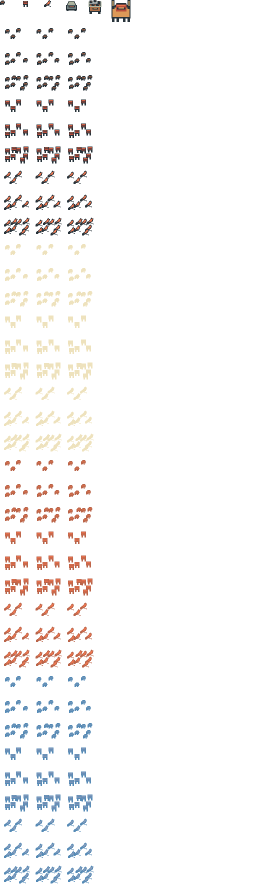
#> input picture games/coop-defense/assets/enemies.png, 512 x 1772 px (shown at 1/2 size)
$ python make_perf_art.py
#> lines starting #> are read from the running program, lines starting #| are printed output that depends on the picture
"""Append deterministic crowd cells to the existing enemies atlas (PC art tool).
Run with the installed Codex Python/Pillow after make_art.py, or on its own.
"""
from pathlib import Path
from PIL import Image

assets=Path(__file__).resolve().parent.parent/'assets'
source=Image.open(assets/'enemies.png').convert('RGBA').crop((0,0,264,44))
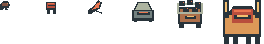
#> source: PIL image 264x44 RGBA; mean R, G, B, A 25.9, 20.7, 17.1, 56.7; transparent parts drawn white
atlas=Image.new('RGBA',(512,44+36*48));atlas.alpha_composite(source)
#> after `atlas = Image.new('RGBA', (512, 44 + 36 * 48))`: atlas: PIL image 512x1772 RGBA; every value is 0
#> after `atlas.alpha_composite(source)`:
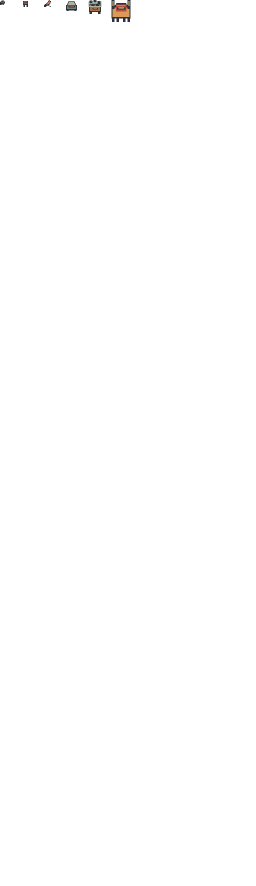
#> atlas: PIL image 512x1772 RGBA (shown at 1/2 size); mean R, G, B, A 0.3, 0.3, 0.2, 0.7; transparent parts drawn white
effects=Image.open(assets/'effects.png').convert('RGBA')
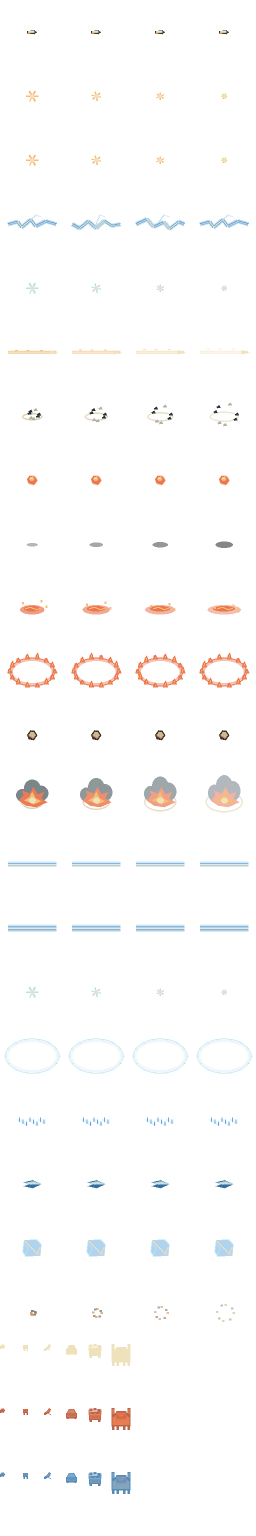
#> input picture games/coop-defense/assets/effects.png, 512 x 3072 px (shown at 1/2 size)
#> effects is the input picture: PIL image 512x3072 RGBA; mean R, G, B, A 7.7, 7.2, 7, 8.1
spots=[(-18,-6),(-6,5),(6,-8),(18,4),(-17,9),(-3,-9),(12,12),(20,-10)]
for tint in range(4):
    for kind,n in enumerate((10,14,14)):
        small=source.crop((kind*44,0,kind*44+n,n)) if not tint else effects.crop((kind*44,(20+tint)*128,kind*44+n,(20+tint)*128+n))
        for size_index,count in enumerate((3,5,8)):
            for variant in range(3):
                cell=Image.new('RGBA',(64,48))
                for i,(x,y) in enumerate(spots[:count]):
                    cell.alpha_composite(small,(32-n//2+x+(variant-1)*(i%3-1),24-n//2+y))
                atlas.alpha_composite(cell,(variant*64,44+(tint*9+kind*3+size_index)*48))
#> atlas is the input picture: PIL image 512x1772 RGBA; mean R, G, B, A 9, 7.8, 7.4, 15.1
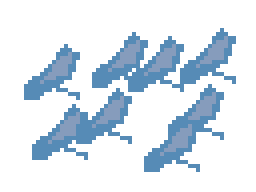
#> cell: PIL image 64x48 RGBA (shown 4 times larger); mean R, G, B, A 23.7, 34.3, 43.9, 60.9; transparent parts drawn white
atlas.save(assets/'enemies.png',optimize=True)
